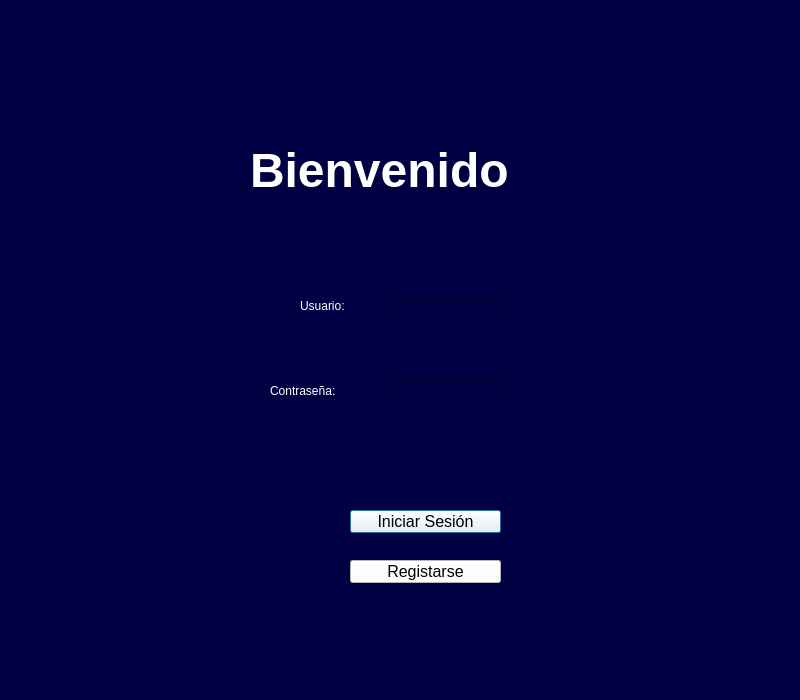
<?xml version="1.0" encoding="UTF-8"?>
<ui version="4.0">
 <class>InicioView</class>
 <widget class="QDialog" name="InicioView">
  <property name="geometry">
   <rect>
    <x>0</x>
    <y>0</y>
    <width>800</width>
    <height>700</height>
   </rect>
  </property>
  <property name="windowTitle">
   <string>GitHub</string>
  </property>
  <property name="windowIcon">
   <iconset>
    <normaloff>../Resources/git.png</normaloff>../Resources/git.png</iconset>
  </property>
  <property name="styleSheet">
   <string notr="true">background-color: rgb(0, 0, 66);</string>
  </property>
  <property name="sizeGripEnabled">
   <bool>false</bool>
  </property>
  <property name="modal">
   <bool>false</bool>
  </property>
  <widget class="QLabel" name="label">
   <property name="enabled">
    <bool>false</bool>
   </property>
   <property name="geometry">
    <rect>
     <x>250</x>
     <y>130</y>
     <width>341</width>
     <height>81</height>
    </rect>
   </property>
   <property name="text">
    <string>&lt;html&gt;&lt;head/&gt;&lt;body&gt;&lt;p&gt;&lt;span style=&quot; font-size:36pt; font-weight:600; color:#ffffff;&quot;&gt;Bienvenido&lt;/span&gt;&lt;/p&gt;&lt;/body&gt;&lt;/html&gt;</string>
   </property>
  </widget>
  <widget class="QPushButton" name="btn_iniciarSesion">
   <property name="geometry">
    <rect>
     <x>350</x>
     <y>510</y>
     <width>151</width>
     <height>23</height>
    </rect>
   </property>
   <property name="font">
    <font>
     <pointsize>12</pointsize>
    </font>
   </property>
   <property name="styleSheet">
    <string notr="true">background-color: rgb(255, 255, 255);</string>
   </property>
   <property name="text">
    <string>Iniciar Sesión</string>
   </property>
  </widget>
  <widget class="QPushButton" name="btn_registrarse">
   <property name="geometry">
    <rect>
     <x>350</x>
     <y>560</y>
     <width>151</width>
     <height>23</height>
    </rect>
   </property>
   <property name="font">
    <font>
     <pointsize>12</pointsize>
    </font>
   </property>
   <property name="styleSheet">
    <string notr="true">background-color: rgb(255, 255, 255);</string>
   </property>
   <property name="text">
    <string>Registarse</string>
   </property>
  </widget>
  <widget class="QLabel" name="label_2">
   <property name="geometry">
    <rect>
     <x>300</x>
     <y>290</y>
     <width>71</width>
     <height>31</height>
    </rect>
   </property>
   <property name="styleSheet">
    <string notr="true">QLabel{
	color: rgb(255, 255, 255);
	
	font: 75 16pt &quot;Bell MT&quot;;
}</string>
   </property>
   <property name="text">
    <string>Usuario:</string>
   </property>
  </widget>
  <widget class="QLabel" name="label_3">
   <property name="geometry">
    <rect>
     <x>270</x>
     <y>380</y>
     <width>101</width>
     <height>21</height>
    </rect>
   </property>
   <property name="styleSheet">
    <string notr="true">QLabel{
	color: rgb(255, 255, 255);
	
	font: 75 16pt &quot;Bell MT&quot;;
}</string>
   </property>
   <property name="text">
    <string>Contraseña:</string>
   </property>
  </widget>
  <widget class="QLineEdit" name="text_usuario">
   <property name="geometry">
    <rect>
     <x>390</x>
     <y>300</y>
     <width>113</width>
     <height>22</height>
    </rect>
   </property>
   <property name="styleSheet">
    <string notr="true">#text_usuario{
	color: rgb(255, 255, 255);
	font: 12pt &quot;Bell MT&quot;;
}</string>
   </property>
  </widget>
  <widget class="QLineEdit" name="text_contrasena">
   <property name="geometry">
    <rect>
     <x>390</x>
     <y>380</y>
     <width>113</width>
     <height>22</height>
    </rect>
   </property>
   <property name="styleSheet">
    <string notr="true">#text_contrasena{
	color: rgb(255, 255, 255);
	font: 12pt &quot;Bell MT&quot;;
}</string>
   </property>
  </widget>
 </widget>
 <resources>
  <include location="Inicio.qrc"/>
 </resources>
 <connections/>
</ui>
